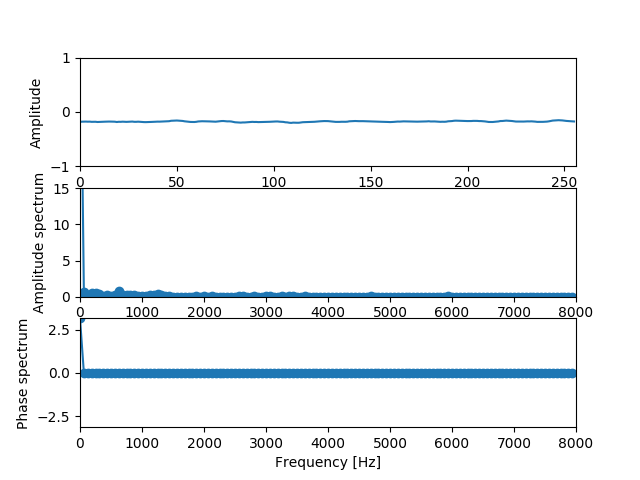

Reproduce this figure in Python.
# -*- coding: utf-8 -*-
import wave
import numpy as np
import matplotlib.pyplot as plt

# 離散フーリエ変換
def dft (n0, N, g):
    G = [0.0] * N
    for k in range(N):
        for n in range(N):
            real = np.cos(2 * np.pi * k * n / N)
            imag = - np.sin(2 * np.pi * k * n / N)
            G[k] += g[n0 + n] * complex(real, imag)
    return G

def main():
    wf = wave.open("pyaudio_output_10mm.wav" , "r" )
    fs = wf.getframerate()                          # サンプリング周波数
    g = wf.readframes(wf.getnframes())
    g = np.frombuffer(g, dtype= "int16")/32768.0    # -1～1に正規化
    wf.close()
    n0 = 0                                          # サンプリング開始位置
    N = 256                                         # サンプル数
    G = np.fft.fft(g[n0:n0+N])                      # 高速フーリエ変換
    amp = [np.sqrt(c.real ** 2 + c.imag ** 2) for c in G]       # 振幅スペクトル
    phase = [np.arctan2(int(c.imag), int(c.real)) for c in G]   # 位相スペクトル
    flist = np.fft.fftfreq(N, d=1.0/fs)             # 周波数リスト
    # 波形サンプルを描画
    plt.subplot(311)
    plt.plot(range(n0, n0+N), g[n0:n0+N])
    plt.axis([n0, n0+N, -1.0, 1.0])
    plt.xlabel("Time [sample]")
    plt.ylabel("Amplitude")

    # 振幅スペクトルを描画
    plt.subplot(312)
    plt.plot(flist, amp, marker='o', linestyle='-')
    plt.axis([0, fs/2, 0, 15])
    plt.xlabel("Frequency [Hz]")
    plt.ylabel("Amplitude spectrum")

    # 位相スペクトルを描画
    plt.subplot(313)
    plt.plot(flist, phase, marker='o', linestyle='-')
    plt.axis([0, fs/2, -np.pi, np.pi])
    plt.xlabel("Frequency [Hz]")
    plt.ylabel("Phase spectrum")
    plt.savefig("Test_FFT.png")
    
    

if __name__ == '__main__':
    main()
